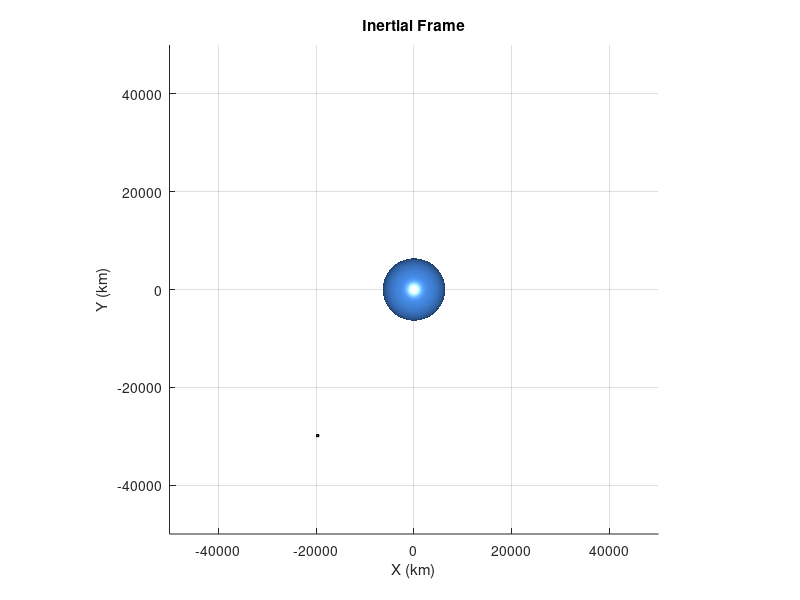
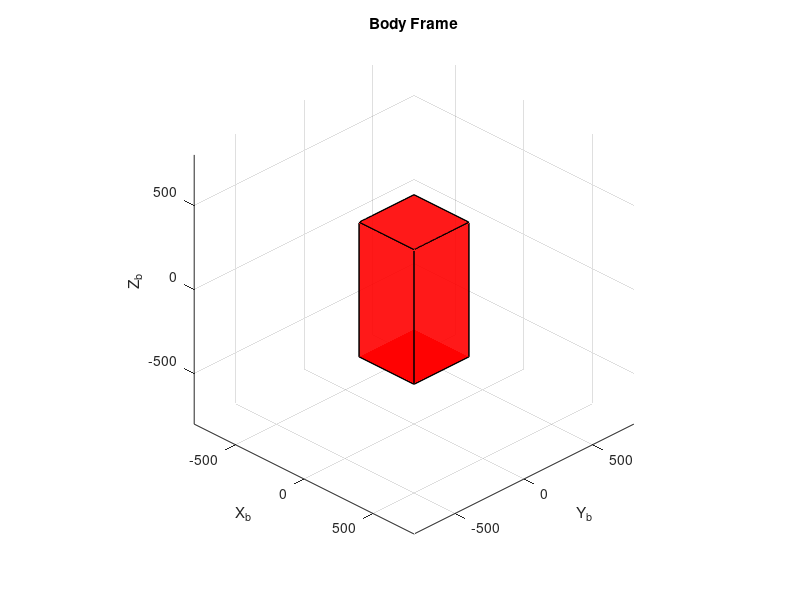

The MATLAB source for these figures, in order: (Note: this script raises an error after producing the figures.)
%% ================================
% RK4 Orbit + 3-Axis Wheel Control
% Dual Display (Inertial + Body)
% ================================

clear; clc; close all;


f_quat  = @(q,w) 0.5*w*q;
%% ---------- Constants ----------
mu = 398600;           
Re = 6378;             
dt = 0.01;              
tf = 86400;              % shorten for testing
N  = floor(tf/dt);

%% ---------- Initial Orbit ----------
a  = 35790;
e  = 0.00007;
inc  = deg2rad(0.04);
RAAN = deg2rad(219.77);
argp = deg2rad(332.17);
E0   = deg2rad(44.66);

n = sqrt(mu/a^3);

R3 = @(th)[cos(th) sin(th) 0; -sin(th) cos(th) 0; 0 0 1];
R1 = @(th)[1 0 0; 0 cos(th) sin(th); 0 -sin(th) cos(th)];
A = R3(RAAN)*R1(inc)*R3(argp);

r_pf = a*[cos(E0)-e; sqrt(1-e^2)*sin(E0); 0];
v_pf = (n*a^2/norm(r_pf))*[-sin(E0); sqrt(1-e^2)*cos(E0); 0];

r = A.'*r_pf;
v = A.'*v_pf;

%% ---------- Attitude ----------
q = [0;0;0;1];       
w = [0.005;0.004;0.004];
J = diag([0.25 0.3 0.2]);
J_RW = diag([1e-4 1e-4 1e-4]);

thetaOld = zeros(3,1);

%% ---------- Storage ----------
positions = zeros(3,N);
quats     = zeros(4,N);
w = zeros(3,N+1);

%% ---------- Orbit Dynamics ----------
f_orbit = @(r,v)[v; -mu*r/norm(r)^3];

%% ---------- Cube Geometry ----------
Lx=400; Ly=400; Lz=800;

V0 = [
   -Lx/2 -Ly/2 -Lz/2;
    Lx/2 -Ly/2 -Lz/2;
    Lx/2  Ly/2 -Lz/2;
   -Lx/2  Ly/2 -Lz/2;
   -Lx/2 -Ly/2  Lz/2;
    Lx/2 -Ly/2  Lz/2;
    Lx/2  Ly/2  Lz/2;
   -Lx/2  Ly/2  Lz/2 ];

F = [1 2 3 4; 5 6 7 8; 1 2 6 5; 2 3 7 6; 3 4 8 7; 4 1 5 8];

%% ---------- FIGURE 1 ----------
figure(1); clf; hold on; axis equal; grid on;
xlabel('X (km)'); ylabel('Y (km)'); zlabel('Z (km)');
title('Inertial Frame')

[Xe,Ye,Ze] = sphere(60);
surf(Re*Xe,Re*Ye,Re*Ze,'FaceColor',[0.3 0.6 1],'EdgeColor','none');
lighting gouraud; camlight headlight

hCube1 = patch('Vertices',V0+r.','Faces',F,...
    'FaceColor','r','EdgeColor','k','FaceAlpha',0.9);

xlim([-5e4 5e4]); ylim([-5e4 5e4]); zlim([-5e4 5e4]);

%% ---------- FIGURE 2 ----------
figure(2); clf; hold on; axis equal; grid on;
xlabel('X_b'); ylabel('Y_b'); zlabel('Z_b');
title('Body Frame')

lim = max([Lx Ly Lz]);
xlim([-lim lim]); ylim([-lim lim]); zlim([-lim lim]);

hCube2 = patch('Vertices',V0,'Faces',F,...
    'FaceColor','r','EdgeColor','k','FaceAlpha',0.9);

view(45,30)

%% Helper Functions
function A = EulerAngles(e1,e2,e3,theta1,theta2,theta3)
    I = eye(3);
    v = @(e)[0 -e(3) e(2); e(3) 0 -e(1); -e(2) e(1) 0];
    An = @(e,theta) I - sin(theta)*v(e) + (1-cos(theta))*(v(e)^2); 

    A = An(e1,theta1)*An(e2,theta2)*An(e3,theta3);
end
function q = quaternionCalculator(A)
    q4 = sqrt((trace(A) + 1)/4);
    q3 = (A(2,3)-A(3,2))/(4*q4);
    q2 = (A(3,1)-A(1,3))/(4*q4);
    q1 = (A(1,2)-A(2,1))/(4*q4);

    q = [q1;q2;q3;q4];
end

f_angacc  = @(w) (-inv(J))*cross(w,J*w);


%% Initial Conditions
w(1:3,1) = [0.01;0.01;0.01];
q(1:4,1) = [0;0;0;1];

q_prev = [0;0;0;1];
%% ---------- MAIN LOOP ----------
for k = 1:N

    positions(:,k) = r;
    q(:,k)     = q_prev;

    % ---- Orbit RK4 ----
    k1 = f_orbit(r,v);
    k2 = f_orbit(r+0.5*dt*k1(1:3), v+0.5*dt*k1(4:6));
    k3 = f_orbit(r+0.5*dt*k2(1:3), v+0.5*dt*k2(4:6));
    k4 = f_orbit(r+dt*k3(1:3), v+dt*k3(4:6));

    r = r + (dt/6)*(k1(1:3)+2*k2(1:3)+2*k3(1:3)+k4(1:3));
    v = v + (dt/6)*(k1(4:6)+2*k2(4:6)+2*k3(4:6)+k4(4:6));
    
    k1 = f_angacc(w(:,k));
    k2 = f_angacc(w(:,k) + 0.5*dt*k1(1:3));
    k3 = f_angacc(w(:,k) + 0.5*dt*k2(1:3));
    k4 = f_angacc(w(:,k) + dt*k3(1:3));
    w(:,k+1) = w(:,k) + (dt/6)*(k1(1:3) + 2*k2(1:3) + 2*k3(1:3) + k4(1:3));

    w_matrix= [0 w(3,k+1) -w(2,k+1) w(1,k+1); -w(3,k+1) 0 w(1,k+1) w(2,k+1); w(2,k+1) -w(1,k+1) 0 w(3,k+1); -w(1,k+1) -w(2,k+1) -w(3,k+1) 0];
    q_matrix = [q(4,k) q(3,k) -q(2,k); -q(3,k) q(4,k) q(1,k); q(2,k) -q(1,k) q(4,k); -q(1,k) -q(2,k) -q(3,k)];

    k1 = f_quat(q_matrix,w_matrix);
    k1_processed = [k1(2,3); k1(3,1); k1(1,2); k1(1,1)];
    k2 = f_quat(q_matrix + 0.5*dt*k1,w_matrix);
    k2_processed = [k2(2,3); k2(3,1); k2(1,2); k2(1,1)];
    k3 = f_quat(q_matrix + 0.5*dt*k2,w_matrix);
    k3_processed = [k3(2,3); k3(3,1); k3(1,2); k3(1,1)];
    k4 = f_quat(q_matrix + dt*k3,w_matrix);
    k4_processed = [k4(2,3); k4(3,1); k4(1,2); k4(1,1)];

    quats(:,k+1) = q(:,k) + (dt/6)*(k1_processed + 2*k2_processed + 2*k3_processed + k4_processed);
    q = quats(:,k+1);
    
    timestamps(k) = dt*k;


    % ---- Extract euler angles from Quaternions ----
   
    w_euler = [w(1,k+1) w(2,k+1) w(3,k+1)];
    
    % ---- Desired Angular Position ----
    angles_des = [pi/4 0 pi/2];
    angles = quat2eul([q(1) q(2) q(3) q(4)]);
    
    
    % ---- 3-axis controller ----
    [angles,w_euler,thetaOld] = axisWheelSim( ...
        angles,w_euler,thetaOld, ...
        angles_des',dt, ...
        1/dt,0.50,diag(J),[1e-4;1e-4;1e-4]);
    angles = [angles(1,1) angles(2,2) angles(3,3)];
    x_err = angles_des(1) - angles(1);
    y_err = angles_des(2) - angles(2);
    z_err = angles_des(3) - angles(3);
    disp([x_err y_err z_err]);

    % ---- Build rotation matrix from controlled angles ----
    Rb = EulerAngles([1 0 0],[0 1 0],[0 0 1],angles(1),angles(2),angles(3));

    % ---- Update displays ----
    set(hCube1,'Vertices',(Rb*V0.').' + r.');
    set(hCube2,'Vertices',(Rb*V0.').');

    q_prev = [q(1) q(2) q(3) q(4)];
   
    drawnow limitrate
end
